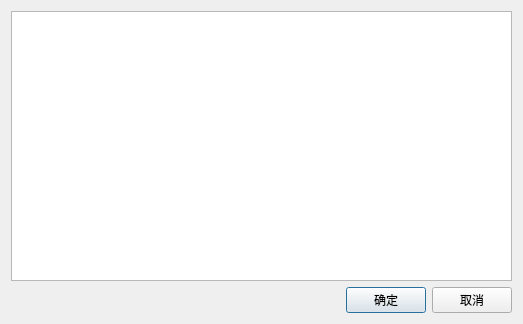
<?xml version="1.0" encoding="UTF-8"?>
<ui version="4.0">
 <class>w_sys_manage_outer_dishname_show</class>
 <widget class="QDialog" name="w_sys_manage_outer_dishname_show">
  <property name="geometry">
   <rect>
    <x>0</x>
    <y>0</y>
    <width>523</width>
    <height>324</height>
   </rect>
  </property>
  <property name="windowTitle">
   <string>Dialog</string>
  </property>
  <layout class="QVBoxLayout" name="verticalLayout_2">
   <item>
    <layout class="QHBoxLayout" name="horizontalLayout" stretch="1">
     <item>
      <widget class="lds_tablewidget" name="tableWidget"/>
     </item>
    </layout>
   </item>
   <item>
    <layout class="QHBoxLayout" name="horizontalLayout_2">
     <item>
      <spacer name="horizontalSpacer">
       <property name="orientation">
        <enum>Qt::Horizontal</enum>
       </property>
       <property name="sizeHint" stdset="0">
        <size>
         <width>40</width>
         <height>20</height>
        </size>
       </property>
      </spacer>
     </item>
     <item>
      <widget class="lds_toolbar_button" name="pushButton_ok">
       <property name="text">
        <string>确定</string>
       </property>
       <property name="outer_stylesheet" stdset="0">
        <string>pushbutton</string>
       </property>
      </widget>
     </item>
     <item>
      <widget class="lds_toolbar_button" name="pushButton_cancel">
       <property name="text">
        <string>取消</string>
       </property>
       <property name="outer_stylesheet" stdset="0">
        <string>pushbutton</string>
       </property>
      </widget>
     </item>
    </layout>
   </item>
  </layout>
 </widget>
 <customwidgets>
  <customwidget>
   <class>lds_toolbar_button</class>
   <extends>QPushButton</extends>
   <header>lds_toolbar_button.h</header>
  </customwidget>
  <customwidget>
   <class>lds_tablewidget</class>
   <extends>QTableWidget</extends>
   <header>lds_tablewidget.h</header>
  </customwidget>
 </customwidgets>
 <resources/>
 <connections/>
</ui>
